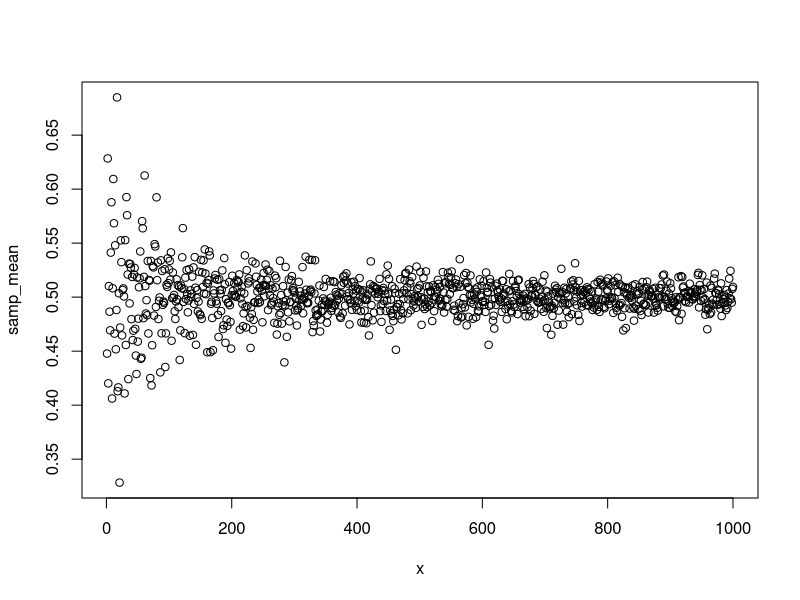
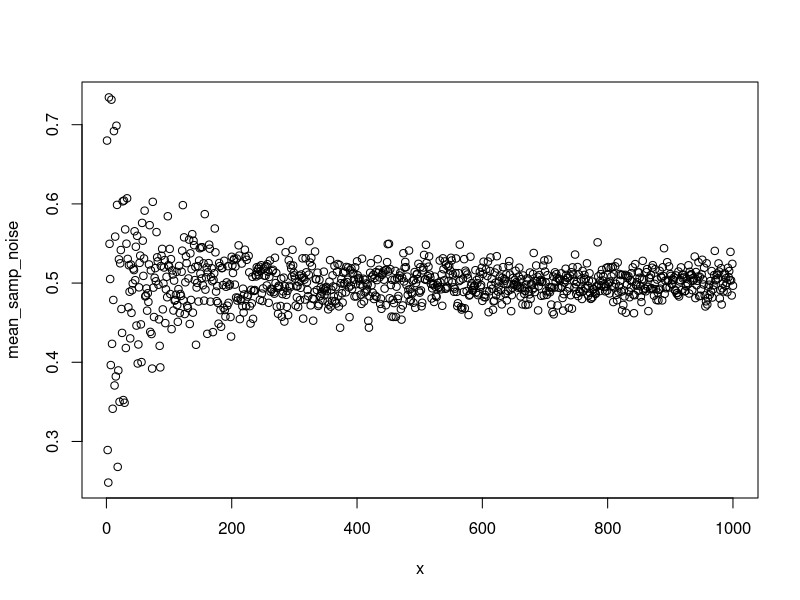

The R script that drew these images, in order:



#create 10x10 matrix with random values between 0 and 1


#sample from it n times 
#add noise to each sample
# compare true sample mean with noise sample mean

#create matrix with random values
r <- 1000
c <- 1000
m1 <- matrix(runif(r*c), r, c)

#sample the matrix n times without replacement
set.seed(1)

n <- 500
samp <- sample(m1,size=n,replace=FALSE)

#calculate means
true_mean <- mean(m1) #should be about .5
samp_mean <- mean(samp) 

#create some noise same length as samp
#then add to samp
#rnorm(n, mean = 0, sd = 1)
noise <- rnorm(length(samp),0,.15)

samp_noise <- samp + noise
mean_samp_noise <- mean(samp_noise)





# create a loop that increases the number of samples and evaluates how close they are to the true value
x <- c(1:1000)

idx <- 1

#preallocate matrices for storage
samp_noise <- matrix(NA,length(x),max(x))
samp_mean <- matrix(0,1,length(x))
mean_samp_noise <- matrix(0,1,length(x))

true_mean <- mean(m1) #should be about .5

for (n in x){
  samp <- sample(m1,size=n,replace=FALSE)

  #calculate means

  samp_mean[idx] <- mean(samp) 
  
  #create some noise same length as samp
  #then add to samp
  #rnorm(n, mean = 0, sd = 1)
  noise <- rnorm(length(samp),0,.3)
  

    samp_noise[idx,1:n] <- samp+noise
  
  
  mean_samp_noise[idx] <- mean(samp_noise[idx,1:n])
  
  idx <- idx+1
}

library(tidyverse)
library(readxl)
library(here)

plot(x,samp_mean)
  

plot(x,mean_samp_noise)


#the output is being classified as a value so must reclassify as data to plot
#mean_samp_noise <- as.data.frame(mean_samp_noise)

#ggplot needs to have columns/rows labeled 

#ggplot(data = mean_samp_noise, aes(x = c(10,50,100,200,400,500,1000),y= c(10,1000)))+
#  geom_line()
